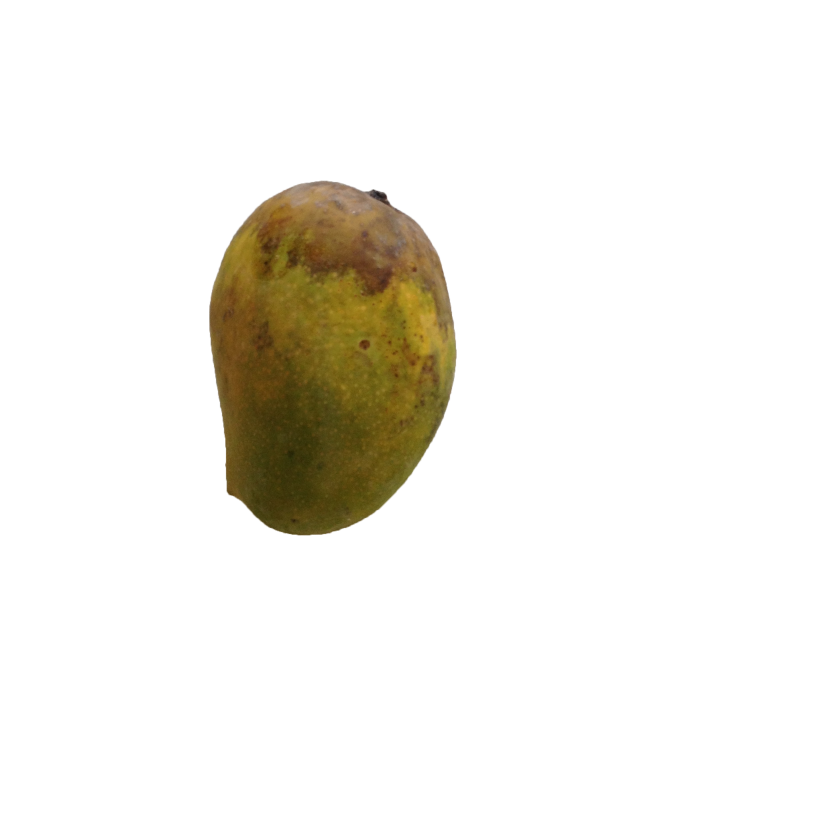
#> input picture media/test.jpeg, 2448 x 2448 px (shown at 1/3 size)
$ python -i ImageClassification.py   (imports and definitions only)   (older library calls are emulated)
#> lines starting #> are read from the running program, lines starting #| are printed output that depends on the picture; after the words box and inside, x2 and y2 are one past the last pixel; in counts of white or black regions, pixels touching at a corner belong together; long printed decimals are rounded
#> further down, picture is the input picture: shape (2448, 2448, 3); mean B, G, R 232, 238.1, 240.5
### tools/Classification/Learning/boundarydetector.py
import cv2
import math
class ShapeDetector(object):
    def __init__(self,sourceImage):
        self.sourceImage = sourceImage

    def detectBoundary(self):
        grayscale = cv2.cvtColor(self.sourceImage,cv2.COLOR_RGB2GRAY)
        thresh = 255 - cv2.threshold(grayscale,grayscale.mean(),255,cv2.THRESH_BINARY)[1]
        contours,heirachy = cv2.findContours(thresh,cv2.RETR_EXTERNAL,cv2.CHAIN_APPROX_SIMPLE)
        maxIndex = contours[0]
        maxArea = cv2.contourArea(maxIndex)
        for i in contours:
            Area = cv2.contourArea(i)
            if maxArea < Area:
                maxIndex = i
                maxArea = Area
        contour = maxIndex.reshape(-1,2)
        last = contour[0]
        index = 0
        minx = self.sourceImage.shape[1]
        cnt = 0
        for (x,y) in contour:
            #cv2.line(self.sourceImage,(last[0],last[1]),(x,y),(0,255,0))
            #cv2.circle(self.sourceImage,(x,y),1,(255,0,0),3)
            last = (x,y)
            if minx > x :
                minx = x
                index = cnt
            cnt += 1
        newPoints = []
        newPoints.extend(contour[index:])
        newPoints.extend(contour[:index])
        contour = newPoints
        cnt = 0
        (x,y) = contour[0]
        lastvalue = 0;
        chaincode = []
        length = 0
        for i in range(1,len(contour)):
            (nx,ny) = contour[i]
            dx = nx - x
            dy = ny - y
            length = math.sqrt((nx-x)**2+(ny-y)**2)
            angle = math.atan2(dy,dx) * 180 / math.pi
            angle = (angle + 360) % 360
            value = math.floor(angle / 45)
            if lastvalue != value and length > 2:
                cv2.circle(self.sourceImage,(nx,ny),1,(255,0,0),10)

                lastvalue = value
                chaincode.append(lastvalue)
            x,y = nx,ny
            #print(str(angle))
        #print(chaincode)
        return chaincode

### tools/Classification/Learning/ImageClassification.py
import os.path

import cv2
import os.path
from .boundarydetector import ShapeDetector
from sklearn.tree import DecisionTreeClassifier
from sklearn.neural_network import MLPClassifier
from mahotas.features import haralick
import boto3
from rex.settings import AWS_SECRET_ACCESS_KEY,AWS_STORAGE_BUCKET_NAME,AWS_ACCESS_KEY_ID
import io

def IdentifyMango(imgnp):
    Result = {}
    orignal = imgnp
    #orignal = cv2.resize(orignal,(4000,4000))
    img = orignal
    labformat = cv2.cvtColor(img,cv2.COLOR_BGR2LAB)
#> labformat: shape (2448, 2448, 3); mean of channels 0, 1, 2 239.2, 128.3, 131.7
    gray = cv2.cvtColor(img,cv2.COLOR_BGR2GRAY)
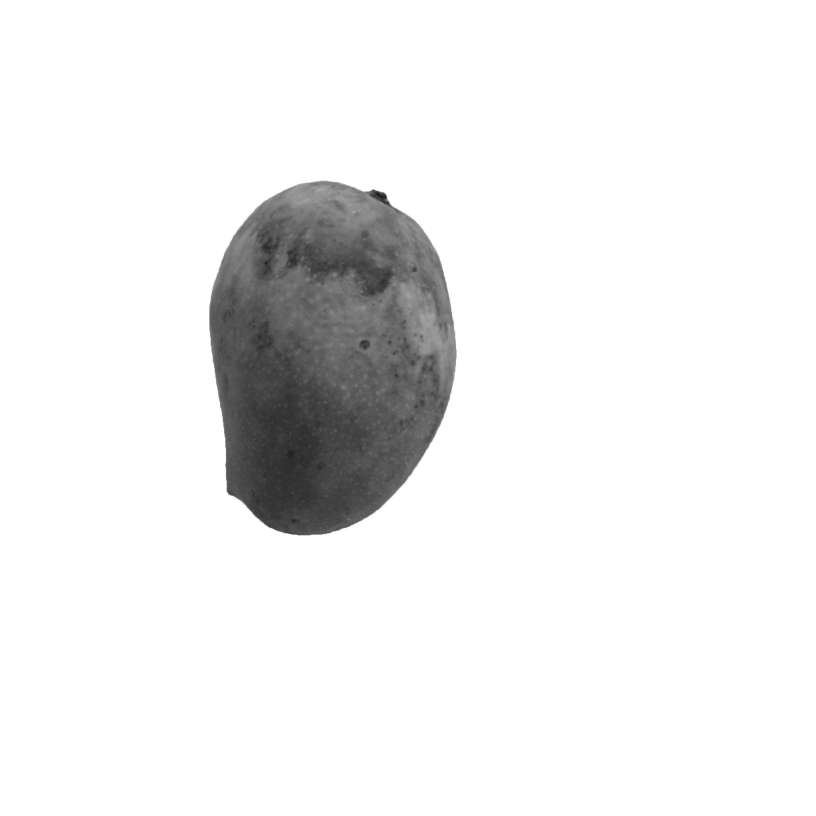
#> gray: shape (2448, 2448) (shown at 1/3 size); min 21, max 255, mean 238.1
    ret,thresh = cv2.threshold(gray,gray.mean(),255,cv2.THRESH_BINARY)
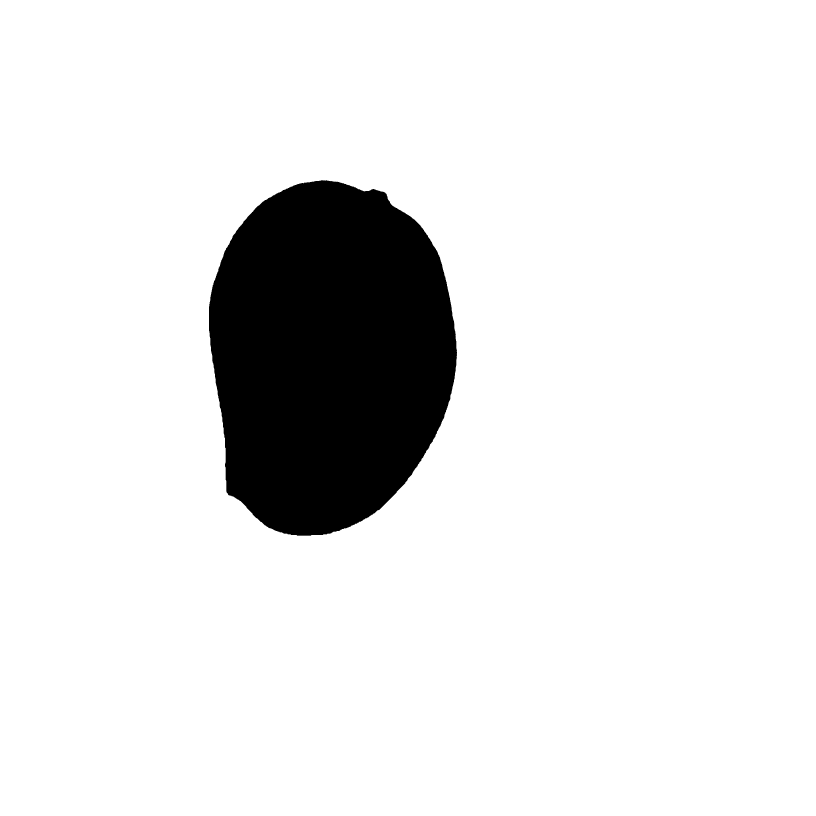
#> thresh: shape (2448, 2448) (shown at 1/3 size); 89.6% white; 1 black region, box (x1, y1, x2, y2) and area: (627, 541, 1371, 1607) 626021
#> ret = 238
    thresh = 255 - thresh
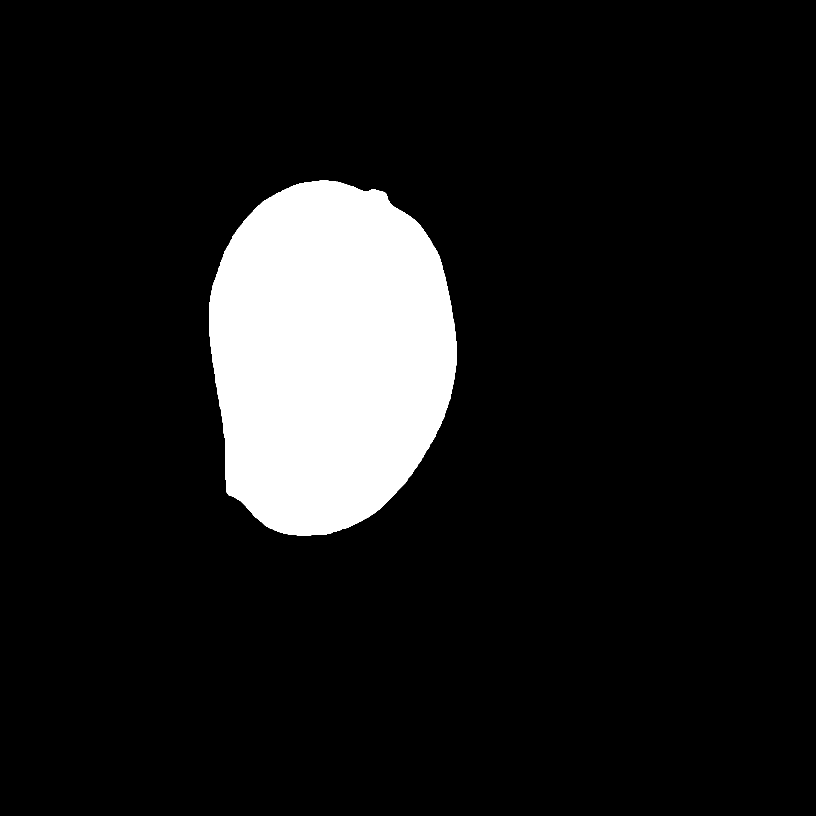
#> thresh: shape (2448, 2448) (shown at 1/3 size); 10.4% white; 1 white region
    contours,heirachy = cv2.findContours(thresh,cv2.RETR_TREE,cv2.CHAIN_APPROX_SIMPLE)
#> contours = 1 contour; box (x1, y1, x2, y2) and area: (627, 541, 1371, 1607) 624674
    maxIndex = -1
    if len(contours) > 0:
        for i in range(len(contours)):
            if cv2.contourArea(contours[i]) >= cv2.contourArea(contours[maxIndex]):
                maxIndex = i
                cv2.contourArea(contours[i])
#> this loop made 1 pass
#> maxIndex on pass 1: 0
#> after the loop, maxIndex = 0

    img_lab = labformat
    if maxIndex != -1:
        cv2.drawContours(img, contours, maxIndex, (255, 0, 0))
        MangoArea = cv2.contourArea(contours[maxIndex])
#> MangoArea = 624674.5
        x,y,w,h = cv2.boundingRect(contours[maxIndex])
#> x = 627; y = 541; w = 744; h = 1066
        print("Detected Mango Area is : {}".format(MangoArea))
#| Detected Mango Area is : 624674.5

        orignal = orignal[y:y+h,x:x+w,:]
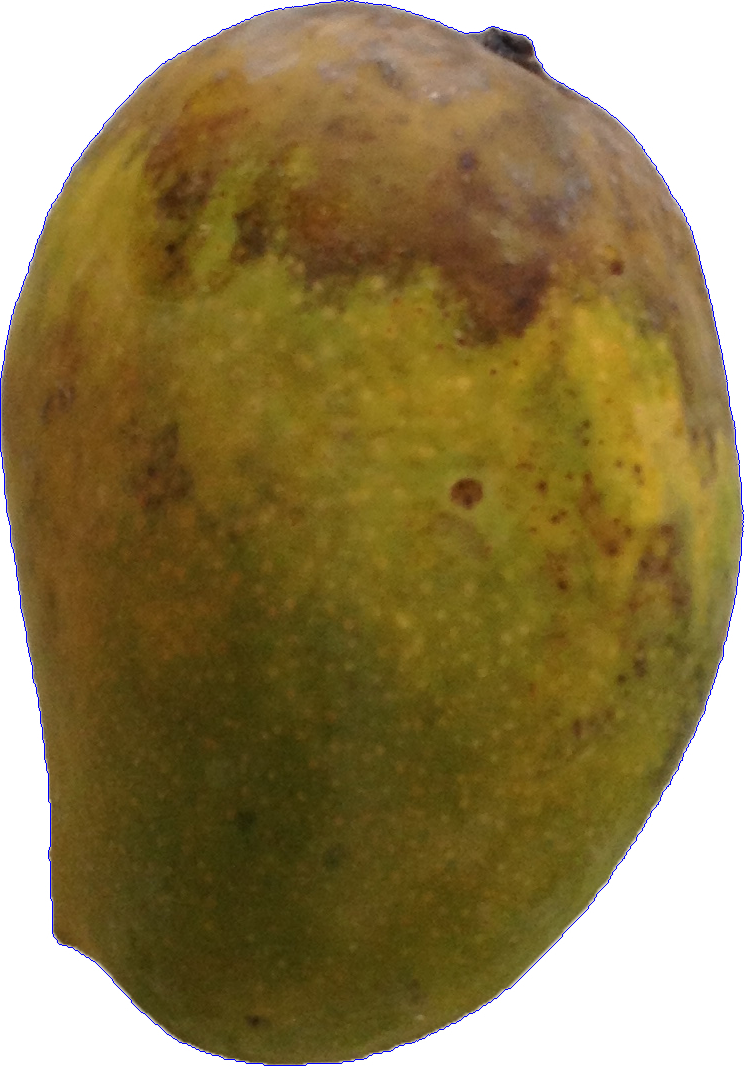
#> orignal: shape (1066, 744, 3); mean B, G, R 81.1, 126.6, 144.5
        red = orignal[:,:,2].mean()
#> red = 144.5
        green = orignal[:, :, 1].mean()
#> green = 126.6
        blue = orignal[:, :, 0].mean()
#> blue = 81.1


    print("Shape of Lab Format",labformat.shape)
#| Shape of Lab Format (2448, 2448, 3)
    a = img_lab[:,:,1]
    b = img_lab[:,:,2]
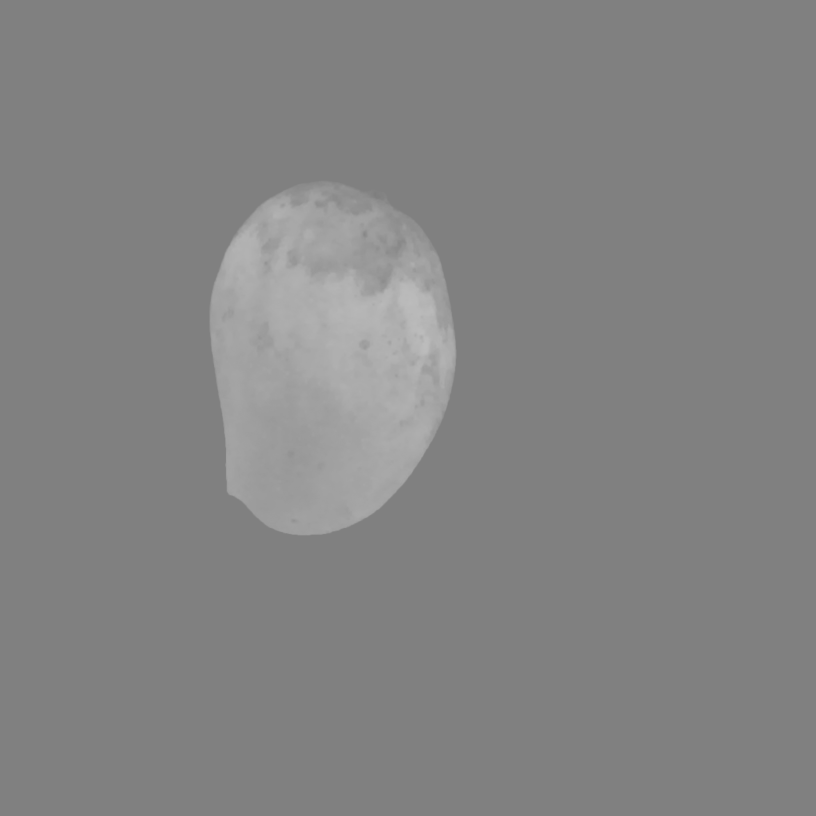
#> b: shape (2448, 2448) (shown at 1/3 size); min 125, max 189, mean 131.7
    shape = ShapeDetector(img)
    chaincode = shape.detectBoundary()
#> in detectBoundary, `maxIndex = contours[0]`: maxIndex = contour of 957 points, box (x1, y1, x2, y2) (627, 541, 1371, 1607), area 624674
#> in detectBoundary, `maxArea = cv2.contourArea(maxIndex)`: maxArea = 624674.5
#> the loop in detectBoundary, `for i in contours:` made 1 pass
#> Area on pass 1: 624674.5
#> in detectBoundary, `contour = maxIndex.reshape(-1,2)`: contour = 957 pairs, first value 627 to 1370, second value 541 to 1606
#> in detectBoundary, `last = contour[0]`: last = [963, 541]
#> the loop in detectBoundary, `for (x,y) in contour:` made 957 passes
#> (x, y, minx) on passes 1 to 12: (963, 541, 963), (962, 542, 962), (958, 542, 958), (957, 543, 957), (946, 543, 946), (945, 544, 945), (942, 544, 942), (941, 545, 941), (935, 545, 935), (934, 546, 934), (930, 546, 930), (929, 547, 929)
#> minx on passes 61 to 66: 830, 828, 827, 825, 824, 822
#> after the loop in detectBoundary, `for (x,y) in contour:`: cnt = 957; index = 225; minx = 627
#> in detectBoundary, `(x,y) = contour[0]`: y = 919
#> the loop in detectBoundary, `for i in range(1,len(contour)):` made 956 passes
#> (nx, ny, dx, dy, length, angle, value, lastvalue) on pass 1: (627, 992, 0, 73, 73, 90, 2, 2)
#> (nx, ny, dx, dy, length, angle, value, x) on passes 2 to 7: (628, 993, 1, 1, 1.41, 45, 1, 628), (628, 997, 0, 4, 4, 90, 2, 628), (629, 998, 1, 1, 1.41, 45, 1, 629), (629, 1009, 0, 11, 11, 90, 2, 629), (630, 1010, 1, 1, 1.41, 45, 1, 630), (630, 1013, 0, 3, 3, 90, 2, 630)

    channel_a_mean = a.mean()
    channel_b_mean = b.mean()
    print("Channel_A Mean : {}".format(channel_a_mean))
#| Channel_A Mean : 128.258
    print("Channel_B Mean : {}".format(channel_b_mean))
#| Channel_B Mean : 131.703
    print("Chain Code : {}".format(chaincode))
#> (printed output is left out)
    Result['channela'] = channel_a_mean
    Result['channelb'] = channel_b_mean
    Result['chaincode'] = chaincode


    import pandas
    import numpy as np
    import matplotlib.pyplot as plt
#> (the run stopped early here; a loop or call above may not have finished)
